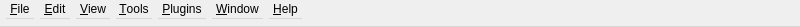
<?xml version="1.0" encoding="UTF-8"?>
<ui version="4.0">
 <class>QMainMenu</class>
 <widget class="QMenuBar" name="QMainMenu">
  <property name="geometry">
   <rect>
    <x>0</x>
    <y>0</y>
    <width>800</width>
    <height>27</height>
   </rect>
  </property>
  <widget class="QMenu" name="mMenuFile">
   <property name="title">
    <string>&amp;File</string>
   </property>
   <addaction name="ID_FILE_NEW"/>
   <addaction name="ID_FILE_NEW3"/>
   <addaction name="ID_FILE_OPEN"/>
   <addaction name="ID_FILE_OPENCONFLICT"/>
   <addaction name="separator"/>
   <addaction name="ID_FILE_OPENPROJECT"/>
   <addaction name="ID_FILE_SAVEPROJECT"/>
   <addaction name="separator"/>
   <addaction name="ID_FILE_PROJECT_MRU_FIRST"/>
   <addaction name="separator"/>
   <addaction name="mActionOpenFiles"/>
   <addaction name="mActionOpenDirs"/>
   <addaction name="separator"/>
   <addaction name="ID_APP_EXIT"/>
  </widget>
  <widget class="QMenu" name="mMenuEdit">
   <property name="title">
    <string>&amp;Edit</string>
   </property>
   <addaction name="ID_OPTIONS"/>
  </widget>
  <widget class="QMenu" name="mMenuTools">
   <property name="title">
    <string>&amp;Tools</string>
   </property>
   <addaction name="ID_TOOLS_FILTERS"/>
   <addaction name="ID_TOOLS_GENERATEPATCH"/>
  </widget>
  <widget class="QMenu" name="mMenuWindow">
   <property name="title">
    <string>&amp;Window</string>
   </property>
   <addaction name="ID_FILE_CLOSE"/>
   <addaction name="ID_WINDOW_CLOSEALL"/>
   <addaction name="separator"/>
   <addaction name="ID_WINDOW_CHANGE_PANE"/>
   <addaction name="separator"/>
   <addaction name="ID_WINDOW_TILE_HORZ"/>
   <addaction name="ID_WINDOW_TILE_VERT"/>
   <addaction name="ID_WINDOW_CASCADE"/>
  </widget>
  <widget class="QMenu" name="mMenuPlugins">
   <property name="title">
    <string>&amp;Plugins</string>
   </property>
   <addaction name="ID_PLUGINS_LIST"/>
   <addaction name="separator"/>
   <addaction name="ID_PREDIFFER_MANUAL"/>
   <addaction name="ID_PREDIFFER_AUTO"/>
   <addaction name="separator"/>
   <addaction name="ID_UNPACK_MANUAL"/>
   <addaction name="ID_UNPACK_AUTO"/>
   <addaction name="separator"/>
   <addaction name="ID_POPUP_OPEN_WITH_UNPACKER"/>
   <addaction name="separator"/>
   <addaction name="ID_RELOAD_PLUGINS"/>
  </widget>
  <widget class="QMenu" name="mMenuHelp">
   <property name="title">
    <string>&amp;Help</string>
   </property>
   <addaction name="ID_HELP_CONTENTS"/>
   <addaction name="separator"/>
   <addaction name="ID_HELP_RELEASENOTES"/>
   <addaction name="ID_HELP_TRANSLATIONS"/>
   <addaction name="mConfiguration"/>
   <addaction name="separator"/>
   <addaction name="ID_HELP_GNULICENSE"/>
   <addaction name="ID_APP_ABOUT"/>
  </widget>
  <widget class="QMenu" name="mMenuView">
   <property name="title">
    <string>&amp;View</string>
   </property>
   <widget class="QMenu" name="mMenuToolbars">
    <property name="title">
     <string>Toolbar</string>
    </property>
    <addaction name="ID_TOOLBAR_NONE"/>
    <addaction name="ID_TOOLBAR_SMALL"/>
    <addaction name="ID_TOOLBAR_BIG"/>
    <addaction name="ID_TOOLBAR_HUGE"/>
   </widget>
   <addaction name="mMenuToolbars"/>
   <addaction name="ID_VIEW_STATUS_BAR"/>
   <addaction name="ID_VIEW_TAB_BAR"/>
  </widget>
  <action name="ID_APP_EXIT">
   <property name="icon">
    <iconset resource="../gui.qrc">
     <normaloff>:/res/exit.png</normaloff>:/res/exit.png</iconset>
   </property>
   <property name="text">
    <string>E&amp;xit</string>
   </property>
   <property name="shortcut">
    <string>Ctrl+Q</string>
   </property>
  </action>
  <action name="mActionOpenDirs">
   <property name="icon">
    <iconset resource="../gui.qrc">
     <normaloff>:/res/open-directories.png</normaloff>:/res/open-directories.png</iconset>
   </property>
   <property name="text">
    <string>&amp;Open directories...</string>
   </property>
  </action>
  <action name="mActionOpenFiles">
   <property name="icon">
    <iconset resource="../gui.qrc">
     <normaloff>:/res/open-files.png</normaloff>:/res/open-files.png</iconset>
   </property>
   <property name="text">
    <string>Open &amp;files...</string>
   </property>
  </action>
  <action name="ID_FILE_NEW">
   <property name="enabled">
    <bool>true</bool>
   </property>
   <property name="icon">
    <iconset resource="../gui.qrc">
     <normaloff>:/res/new.png</normaloff>:/res/new.png</iconset>
   </property>
   <property name="text">
    <string>&amp;New</string>
   </property>
   <property name="shortcut">
    <string>Ctrl+N</string>
   </property>
  </action>
  <action name="ID_FILE_OPEN">
   <property name="enabled">
    <bool>true</bool>
   </property>
   <property name="icon">
    <iconset theme="open-directories.png" resource="../gui.qrc">
     <normaloff>:/res/open-directories.png</normaloff>:/res/open-directories.png</iconset>
   </property>
   <property name="text">
    <string>&amp;Open...</string>
   </property>
   <property name="shortcut">
    <string>Ctrl+N</string>
   </property>
  </action>
  <action name="ID_FILE_OPENCONFLICT">
   <property name="enabled">
    <bool>true</bool>
   </property>
   <property name="icon">
    <iconset>
     <normaloff>:/res/open_conflict.bmp</normaloff>:/res/open_conflict.bmp</iconset>
   </property>
   <property name="text">
    <string>Open Conflic&amp;t File...</string>
   </property>
   <property name="shortcut">
    <string>Ctrl+N</string>
   </property>
  </action>
  <action name="ID_FILE_OPENPROJECT">
   <property name="enabled">
    <bool>true</bool>
   </property>
   <property name="text">
    <string>&amp;Open Project...</string>
   </property>
   <property name="shortcut">
    <string>Ctrl+N</string>
   </property>
  </action>
  <action name="ID_FILE_SAVEPROJECT">
   <property name="enabled">
    <bool>true</bool>
   </property>
   <property name="text">
    <string>Sa&amp;ve Project...</string>
   </property>
   <property name="shortcut">
    <string>Ctrl+N</string>
   </property>
  </action>
  <action name="ID_FILE_PROJECT_MRU_FIRST">
   <property name="enabled">
    <bool>false</bool>
   </property>
   <property name="text">
    <string>&amp;Recent Projects</string>
   </property>
   <property name="shortcut">
    <string>Ctrl+N</string>
   </property>
  </action>
  <action name="mActionSave">
   <property name="enabled">
    <bool>false</bool>
   </property>
   <property name="icon">
    <iconset theme="document-save">
     <normaloff>.</normaloff>.</iconset>
   </property>
   <property name="text">
    <string>&amp;Save</string>
   </property>
   <property name="shortcut">
    <string>Ctrl+N</string>
   </property>
  </action>
  <action name="mActionUndo">
   <property name="enabled">
    <bool>false</bool>
   </property>
   <property name="icon">
    <iconset theme="edit-undo">
     <normaloff>.</normaloff>.</iconset>
   </property>
   <property name="text">
    <string>&amp;Undo</string>
   </property>
   <property name="shortcut">
    <string>Ctrl+N</string>
   </property>
  </action>
  <action name="mActionRedo">
   <property name="enabled">
    <bool>false</bool>
   </property>
   <property name="icon">
    <iconset theme="edit-redo">
     <normaloff>.</normaloff>.</iconset>
   </property>
   <property name="text">
    <string>&amp;Redo</string>
   </property>
   <property name="shortcut">
    <string>Ctrl+N</string>
   </property>
  </action>
  <action name="mActionGoUp">
   <property name="enabled">
    <bool>false</bool>
   </property>
   <property name="icon">
    <iconset theme="go-top">
     <normaloff>.</normaloff>.</iconset>
   </property>
   <property name="text">
    <string>&amp;Go up</string>
   </property>
   <property name="shortcut">
    <string>Ctrl+N</string>
   </property>
  </action>
  <action name="mActionGoDown">
   <property name="enabled">
    <bool>false</bool>
   </property>
   <property name="icon">
    <iconset theme="go-bottom">
     <normaloff>.</normaloff>.</iconset>
   </property>
   <property name="text">
    <string>&amp;Go down</string>
   </property>
   <property name="shortcut">
    <string>Ctrl+N</string>
   </property>
  </action>
  <action name="ID_OPTIONS">
   <property name="enabled">
    <bool>true</bool>
   </property>
   <property name="text">
    <string>&amp;Options...</string>
   </property>
   <property name="shortcut">
    <string>Ctrl+N</string>
   </property>
  </action>
  <action name="mSelectFont">
   <property name="enabled">
    <bool>true</bool>
   </property>
   <property name="text">
    <string>&amp;Select Font...</string>
   </property>
   <property name="shortcut">
    <string>Ctrl+N</string>
   </property>
  </action>
  <action name="mSelectStandardFont">
   <property name="enabled">
    <bool>true</bool>
   </property>
   <property name="text">
    <string>&amp;Select Standard Font</string>
   </property>
   <property name="shortcut">
    <string>Ctrl+N</string>
   </property>
  </action>
  <action name="mToolbar">
   <property name="enabled">
    <bool>true</bool>
   </property>
   <property name="text">
    <string>&amp;Toolbar</string>
   </property>
   <property name="shortcut">
    <string>Ctrl+N</string>
   </property>
  </action>
  <action name="mStatusbar">
   <property name="enabled">
    <bool>true</bool>
   </property>
   <property name="text">
    <string>&amp;Statusbar</string>
   </property>
   <property name="shortcut">
    <string>Ctrl+N</string>
   </property>
  </action>
  <action name="ID_VIEW_TAB_BAR">
   <property name="enabled">
    <bool>true</bool>
   </property>
   <property name="text">
    <string>Ta&amp;b Bar</string>
   </property>
   <property name="shortcut">
    <string>Ctrl+N</string>
   </property>
  </action>
  <action name="mLanguage">
   <property name="enabled">
    <bool>true</bool>
   </property>
   <property name="text">
    <string>&amp;Language</string>
   </property>
   <property name="shortcut">
    <string>Ctrl+N</string>
   </property>
  </action>
  <action name="ID_TOOLS_FILTERS">
   <property name="enabled">
    <bool>true</bool>
   </property>
   <property name="text">
    <string>&amp;Filters...</string>
   </property>
   <property name="shortcut">
    <string>Ctrl+N</string>
   </property>
  </action>
  <action name="ID_TOOLS_GENERATEPATCH">
   <property name="enabled">
    <bool>true</bool>
   </property>
   <property name="text">
    <string>&amp;Generate Patch...</string>
   </property>
   <property name="shortcut">
    <string>Ctrl+N</string>
   </property>
  </action>
  <action name="ID_PLUGINS_LIST">
   <property name="enabled">
    <bool>true</bool>
   </property>
   <property name="text">
    <string>P&amp;lugin Settings...</string>
   </property>
   <property name="shortcut">
    <string>Ctrl+N</string>
   </property>
  </action>
  <action name="ID_PREDIFFER_MANUAL">
   <property name="enabled">
    <bool>true</bool>
   </property>
   <property name="text">
    <string>Ma&amp;nual Prediffer</string>
   </property>
   <property name="shortcut">
    <string>Ctrl+N</string>
   </property>
  </action>
  <action name="ID_PREDIFFER_AUTO">
   <property name="enabled">
    <bool>true</bool>
   </property>
   <property name="text">
    <string>A&amp;utomatic Prediffer</string>
   </property>
   <property name="shortcut">
    <string>Ctrl+N</string>
   </property>
  </action>
  <action name="ID_UNPACK_MANUAL">
   <property name="enabled">
    <bool>true</bool>
   </property>
   <property name="text">
    <string>&amp;Manual Unpacking</string>
   </property>
   <property name="shortcut">
    <string>Ctrl+N</string>
   </property>
  </action>
  <action name="ID_UNPACK_AUTO">
   <property name="enabled">
    <bool>true</bool>
   </property>
   <property name="text">
    <string>&amp;Automatic Unpacking</string>
   </property>
   <property name="shortcut">
    <string>Ctrl+N</string>
   </property>
  </action>
  <action name="ID_POPUP_OPEN_WITH_UNPACKER">
   <property name="enabled">
    <bool>true</bool>
   </property>
   <property name="text">
    <string>&amp;Edit with Unpacker...</string>
   </property>
   <property name="shortcut">
    <string>Ctrl+N</string>
   </property>
  </action>
  <action name="ID_RELOAD_PLUGINS">
   <property name="enabled">
    <bool>true</bool>
   </property>
   <property name="text">
    <string>&amp;Reload plugins</string>
   </property>
   <property name="shortcut">
    <string>Ctrl+N</string>
   </property>
  </action>
  <action name="ID_FILE_CLOSE">
   <property name="enabled">
    <bool>false</bool>
   </property>
   <property name="text">
    <string>Cl&amp;ose</string>
   </property>
   <property name="shortcut">
    <string>Ctrl+N</string>
   </property>
  </action>
  <action name="ID_WINDOW_CLOSEALL">
   <property name="enabled">
    <bool>false</bool>
   </property>
   <property name="text">
    <string>Clo&amp;se all</string>
   </property>
   <property name="shortcut">
    <string>Ctrl+N</string>
   </property>
  </action>
  <action name="ID_WINDOW_CHANGE_PANE">
   <property name="enabled">
    <bool>true</bool>
   </property>
   <property name="text">
    <string>Change &amp;Pane</string>
   </property>
   <property name="shortcut">
    <string>Ctrl+N</string>
   </property>
  </action>
  <action name="ID_WINDOW_TILE_HORZ">
   <property name="enabled">
    <bool>true</bool>
   </property>
   <property name="text">
    <string>Tile &amp;Horizontally</string>
   </property>
   <property name="shortcut">
    <string>Ctrl+N</string>
   </property>
  </action>
  <action name="ID_WINDOW_TILE_VERT">
   <property name="enabled">
    <bool>true</bool>
   </property>
   <property name="text">
    <string>Tile &amp;Vertically</string>
   </property>
   <property name="shortcut">
    <string>Ctrl+N</string>
   </property>
  </action>
  <action name="ID_WINDOW_CASCADE">
   <property name="enabled">
    <bool>true</bool>
   </property>
   <property name="text">
    <string>&amp;Cascade</string>
   </property>
  </action>
  <action name="ID_HELP_RELEASENOTES">
   <property name="enabled">
    <bool>true</bool>
   </property>
   <property name="text">
    <string>R&amp;elease Notes</string>
   </property>
  </action>
  <action name="ID_HELP_CONTENTS">
   <property name="enabled">
    <bool>true</bool>
   </property>
   <property name="text">
    <string>&amp;Winmerge Help</string>
   </property>
   <property name="shortcut">
    <string>F1</string>
   </property>
  </action>
  <action name="ID_HELP_TRANSLATIONS">
   <property name="enabled">
    <bool>true</bool>
   </property>
   <property name="text">
    <string>&amp;Translations</string>
   </property>
  </action>
  <action name="mConfiguration">
   <property name="enabled">
    <bool>true</bool>
   </property>
   <property name="text">
    <string>C&amp;onfiguration</string>
   </property>
  </action>
  <action name="mArchiveSupport">
   <property name="enabled">
    <bool>true</bool>
   </property>
   <property name="text">
    <string>&amp;Archive-Support deactivated</string>
   </property>
  </action>
  <action name="ID_HELP_GNULICENSE">
   <property name="enabled">
    <bool>true</bool>
   </property>
   <property name="text">
    <string>&amp;GNU General Public License</string>
   </property>
  </action>
  <action name="ID_TOOLBAR_NONE">
   <property name="checkable">
    <bool>true</bool>
   </property>
   <property name="checked">
    <bool>true</bool>
   </property>
   <property name="enabled">
    <bool>true</bool>
   </property>
   <property name="text">
    <string>&amp;None</string>
   </property>
   <property name="toolTip">
    <string>Show or hide the &quot;Standard&quot; toolbar</string>
   </property>
  </action>
  <action name="ID_VIEW_STATUS_BAR">
   <property name="checkable">
    <bool>true</bool>
   </property>
   <property name="checked">
    <bool>true</bool>
   </property>
   <property name="enabled">
    <bool>true</bool>
   </property>
   <property name="text">
    <string>&amp;Statusbar</string>
   </property>
   <property name="toolTip">
    <string>Show or hide the statusbar</string>
   </property>
  </action>
  <action name="ID_APP_ABOUT">
   <property name="text">
    <string>&amp;About WinMerge...</string>
   </property>
  </action>
  <action name="ID_FILE_NEW3">
   <property name="text">
    <string>New (&amp;3 panes)</string>
   </property>
  </action>
  <action name="action_None">
   <property name="text">
    <string>&amp;None</string>
   </property>
  </action>
  <action name="ID_TOOLBAR_SMALL">
   <property name="text">
    <string>&amp;Small</string>
   </property>
  </action>
  <action name="ID_TOOLBAR_BIG">
   <property name="text">
    <string>&amp;Big</string>
   </property>
  </action>
  <action name="ID_TOOLBAR_HUGE">
   <property name="text">
    <string>Huge</string>
   </property>
  </action>
  <addaction name="mMenuFile"/>
  <addaction name="mMenuEdit"/>
  <addaction name="mMenuView"/>
  <addaction name="mMenuTools"/>
  <addaction name="mMenuPlugins"/>
  <addaction name="mMenuWindow"/>
  <addaction name="mMenuHelp"/>
 </widget>
 <resources>
  <include location="../gui.qrc"/>
 </resources>
 <connections/>
</ui>
